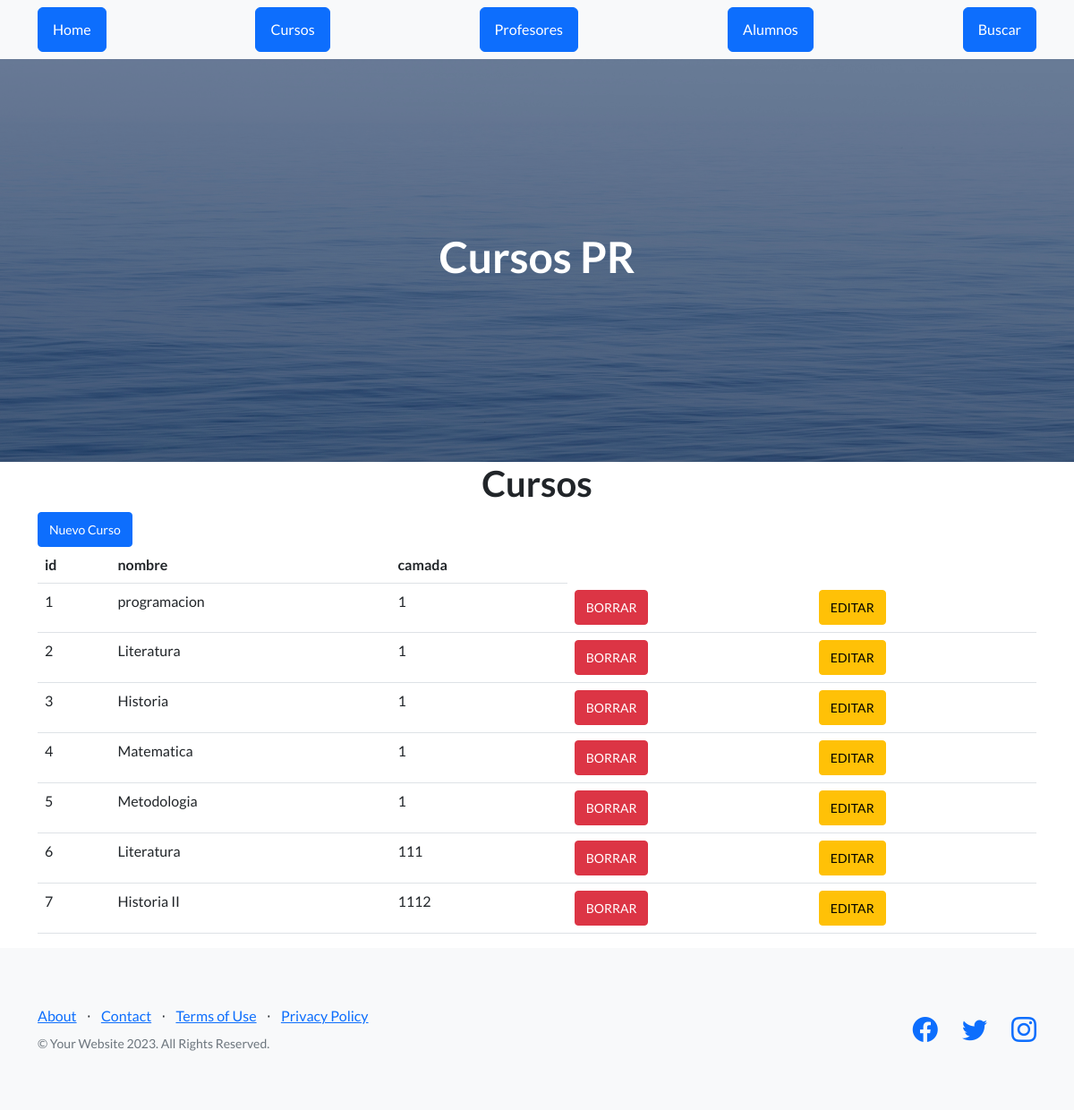
Page /App_tercera/ver_cursos on the earlier database version.
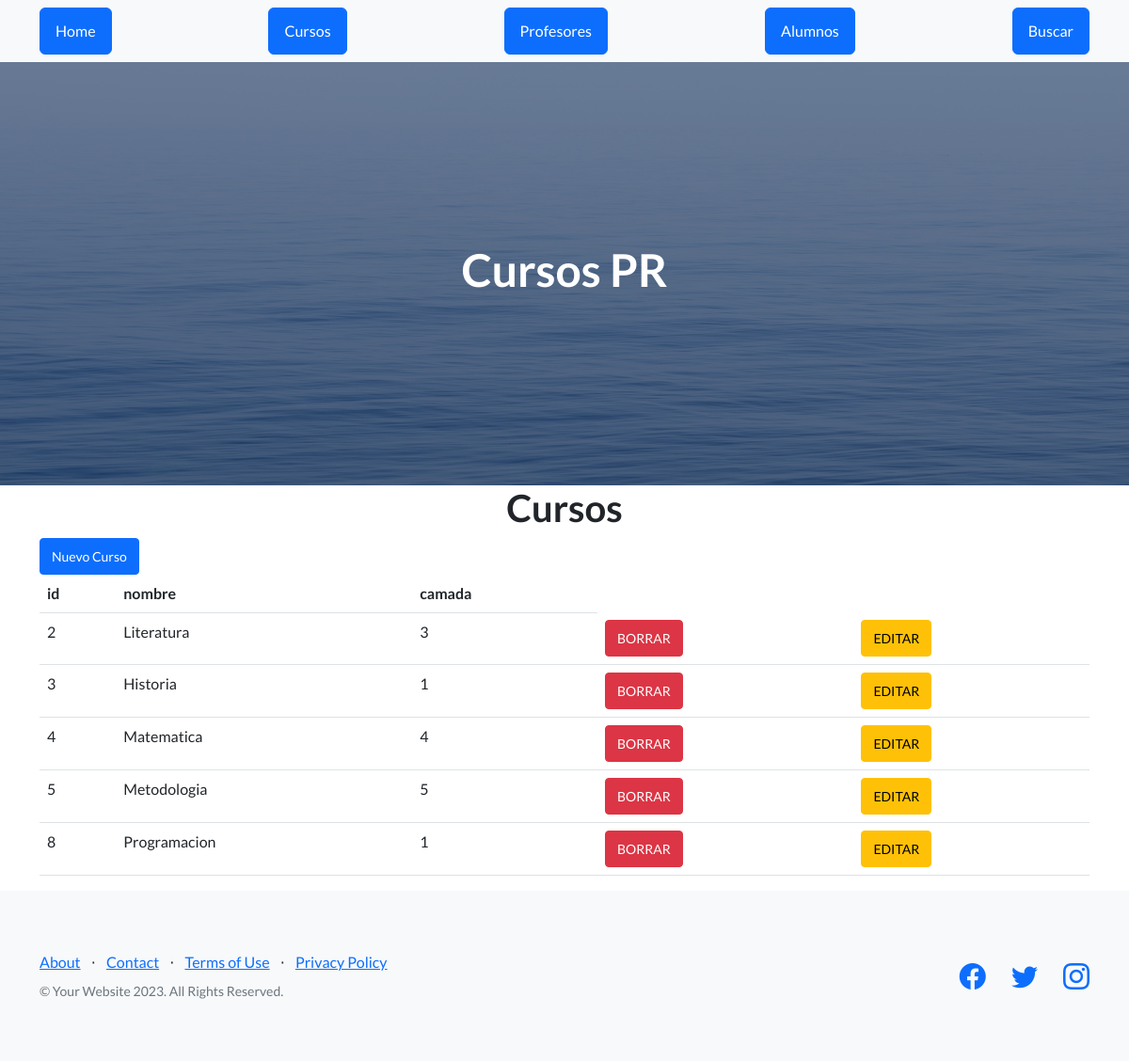
Same page on the later database version.
### App_tercera/models.py (models this page shows, shortened)
class Curso(models.Model):
    nombre = models.CharField(max_length=40)
    camada = models.IntegerField()

### App_tercera/views.py (the view)
# urls.py: path("ver_cursos", views.ver_cursos, name="cursos"),
def ver_cursos(request):
    cursos = Curso.objects.all()
    dicc = {"cursos": cursos}
    plantilla = loader.get_template("cursos.html")
    documento = plantilla.render(dicc)
    return HttpResponse(documento)

### App_tercera/Template/cursos.html
{% extends "padre.html" %}
{% load static %}
{% block contenido %}
    <main class="container">
        <h1 class="text-xl-center title"> Cursos </h1>
        <a href="alta_curso" class="btn btn-primary btn-sm">Nuevo Curso</a>
        <table class="table">
            <thead>
                <tr>
                    <th>id</th>
                    <th>nombre</th>
                    <th>camada</th>
                </tr>
            </thead>
            <tbody>
                {% for n in cursos %}
                <tr>
                    <td>{{n.id}}</td>
                    <td>{{n.nombre}}</td>
                    <td>{{n.camada}}</td>
                    <td><a href="{% url 'elimina_curso' n.id %}" class="btn btn-danger btn-sm">BORRAR</a></td>
                    <td><a href="{% url 'editar_curso'  n.id %}" class="btn btn-warning btn-sm">EDITAR</a></td>
                </tr>
                {% endfor %}
            </tbody>
        </table>
    </main>
{% endblock %}

### App_tercera/Template/Padre.html (shortened to what this page needs)
<!DOCTYPE html>
<html lang="en">
    <head>
        {% load static %}
        <link href="https://cdn.jsdelivr.net/npm/bootstrap-icons@1.5.0/font/bootstrap-icons.css" rel="stylesheet" type="text/css" />
        <link href="{% static 'App_tercera/css/styles.css' %}" rel="stylesheet" />
    </head>
    <body>
        <nav class="navbar navbar-light bg-light static-top">
            <div class="container">
                <a class="btn btn-primary" href="{% url 'home' %}">Home</a>
                <a class="btn btn-primary" href="{% url 'cursos' %}">Cursos</a>
                <a class="btn btn-primary" href="{% url 'ver_profesores' %}">Profesores</a>
                <a class="btn btn-primary" href="{% url 'ver_alumnos' %}">Alumnos</a>
                <a class="btn btn-primary" href="{% url 'buscar curso' %}">Buscar </a>
            </div>
        </nav>
        <header class="masthead">
            <div class="container position-relative">
                <h1 class="text-center" style="color:white">Cursos PR</h1>
            </div>
        </header>
        {% block contenido %}
        {% endblock %}
        <footer class="footer bg-light">
            <div class="container">
                <div class="row">
                    <div class="col-lg-6 h-100 text-center text-lg-start my-auto">
                        <ul class="list-inline mb-2">
                            <li class="list-inline-item"><a href="#!">About</a></li>
                            <li class="list-inline-item">⋅</li>
                            <li class="list-inline-item"><a href="#!">Contact</a></li>
                            <li class="list-inline-item">⋅</li>
                            <li class="list-inline-item"><a href="#!">Terms of Use</a></li>
                            <li class="list-inline-item">⋅</li>
                            <li class="list-inline-item"><a href="#!">Privacy Policy</a></li>
                        </ul>
                        <p class="text-muted small mb-4 mb-lg-0">&copy; Your Website 2023. All Rights Reserved.</p>
                    </div>
                    <div class="col-lg-6 h-100 text-center text-lg-end my-auto">
                        <ul class="list-inline mb-0">
                            <li class="list-inline-item me-4">
                                <a href="#!"><i class="bi-facebook fs-3"></i></a>
                            </li>
                            <li class="list-inline-item me-4">
                                <a href="#!"><i class="bi-twitter fs-3"></i></a>
                            </li>
                            <li class="list-inline-item">
                                <a href="#!"><i class="bi-instagram fs-3"></i></a>
                            </li>
                        </ul>
                    </div>
                </div>
            </div>
        </footer>
    </body>
</html>

Differences in the rows shown:
removed Curso: id "1", nombre "programacion", camada "1"
removed Curso: id "6", nombre "Literatura", camada "111"
removed Curso: id "7", nombre "Historia II", camada "1112"
changed Curso "Literatura": camada "1" → "3"
changed Curso "Matematica": camada "1" → "4"
changed Curso "Metodologia": camada "1" → "5"
added Curso: id "8", nombre "Programacion", camada "1"
